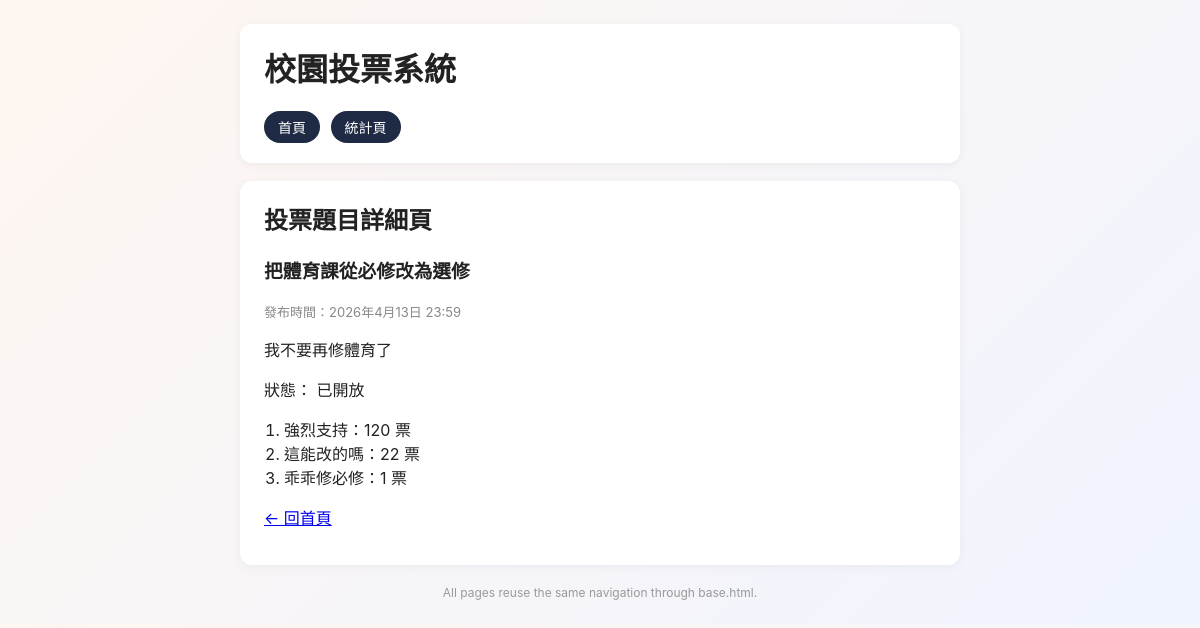
Page /question/4/ on the committed database.
### polls/models.py (models this page shows, shortened)
class Question(models.Model):
    title = models.CharField(max_length=200)
    pub_date = models.DateTimeField()
    description = models.TextField()
    is_open = models.BooleanField(default=True)

class Choice(models.Model):
    question = models.ForeignKey(Question, on_delete=models.CASCADE, related_name="choices")
    choice_text = models.CharField(max_length=200)
    votes = models.IntegerField(default=0)

### polls/views.py (the view)
# urls.py: path("question/<int:pk>/", views.question_detail, name="question_detail"),
def question_detail(request, pk):
    question = get_object_or_404(Question, pk=pk)
    return render(request, "question_detail.html", {"question": question})

### templates/question_detail.html (shortened to what this page needs)
{% extends "base.html" %}
{% block content %}
<div class="card">
    <h2>投票題目詳細頁</h2>
    <h3>{{ question.title }}</h3>
    <p class="muted">發布時間：{{ question.pub_date|date:"DATETIME_FORMAT" }}</p>
    <p>{{ question.description }}</p>
    <p>
        狀態：
        {% if question.is_open %}
            已開放
        {% else %}
            已截止
        {% endif %}
    </p>
    <ol>
        {% for choice in question.choices.all %}
        <li>{{ choice.choice_text }}：{{ choice.votes }} 票</li>
        {% empty %}
        <li class="muted">這題還沒有任何選項。</li>
        {% endfor %}
    </ol>
    <p><a href="{% url 'home' %}">← 回首頁</a></p>
</div>
{% endblock %}

### templates/base.html (style rules this page uses)
body { font-family: -apple-system, "Noto Sans TC", sans-serif; background: linear-gradient(135deg,#fef6f0,#f0f4ff); margin: 0; padding: 24px; color: #222; }
.card { background: #fff; border-radius: 12px; padding: 20px 24px; margin-bottom: 18px; box-shadow: 0 2px 10px rgba(0,0,0,0.05); }
h1, h2, h3 { margin-top: 0; }
.muted { color: #888; font-size: 13px; }
ul, ol { margin: 6px 0; padding-left: 20px; }

### rows in the picture
Question: title "把體育課從必修改為選修", pub_date "2026年4月13日 23:59", description "我不要再修體育了"
Choice: choice_text "強烈支持", votes "120"
Choice: choice_text "這能改的嗎", votes "22"
Choice: choice_text "乖乖修必修", votes "1"
